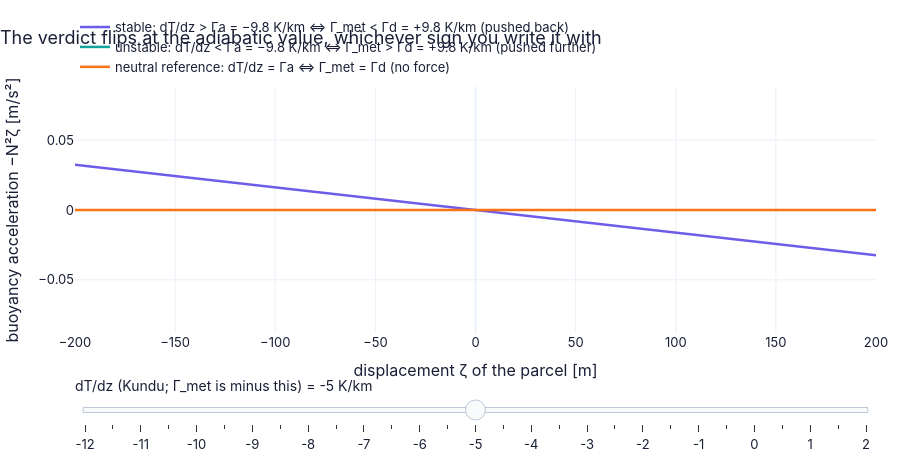

Notebook cell for this chart:
### Markdown cell above
#### 🎚️ The same verdict in two conventions

Drag the environmental temperature gradient. A parcel is displaced by $\zeta$ metres and the figure shows the buoyancy
acceleration it then feels, $-N^2\zeta$, with $N^2=\frac{g}{T}\big(\frac{dT}{dz}-\Gamma_a\big)$.

### Code cell
zeta_ax = np.linspace(-200.0, 200.0, 9)                        # vertical displacement of the parcel [m]
nan_ax = np.full_like(zeta_ax, np.nan)                         # an empty curve (hides a trace)

def f2(dTdz_km):                                               # curves for one environmental gradient dT/dz [K/km] (Kundu sign)
    N2 = STRAT.brunt_vaisala_sq_from_lapse(288.15, dTdz_km*1e-3)   # N^2 = (g/T)(dT/dz - Gamma_a) [1/s^2]
    acc = -N2*zeta_ax                                          # buoyancy acceleration of the displaced parcel [m/s^2]
    return {"stable: dT/dz > Γa = −9.8 K/km ⇔ Γ_met < Γd = +9.8 K/km (pushed back)": (zeta_ax, acc if N2 > 0 else nan_ax),   # hand the result back to the caller
            "unstable: dT/dz < Γa = −9.8 K/km ⇔ Γ_met > Γd = +9.8 K/km (pushed further)": (zeta_ax, acc if N2 < 0 else nan_ax),
            "neutral reference: dT/dz = Γa ⇔ Γ_met = Γd (no force)": (zeta_ax, 0*zeta_ax)}

figF2 = slider_figure(f2, "dT/dz (Kundu; Γ_met is minus this)", np.arange(-12.0, 2.01, 0.5), unit="K/km",
                      xlabel="displacement ζ of the parcel [m]", ylabel="buoyancy acceleration −N²ζ [m/s²]",
                      title="The verdict flips at the adiabatic value, whichever sign you write it with")   # 29 slider positions
figF2.show()   # display the interactive figure (the slider works on the web page too)
for g_km in (-6.5, -9.76, -11.0):                              # three sample gradients [K/km]
    t2 = ch13.lapse_rate_table(g_km*1e-3, Gamma_a=Gamma_a)     # both conventions for this gradient
    print(f"dT/dz = {g_km:+.2f} K/km:  {t2.loc['Kundu', 'criterion']}  ⇔  {t2.loc['meteorology', 'criterion']}  →  {t2.loc['Kundu', 'verdict']}")   # one line each
